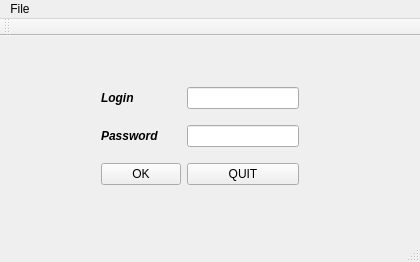
<?xml version="1.0" encoding="UTF-8"?>
<ui version="4.0">
 <class>MainWindow</class>
 <widget class="QMainWindow" name="MainWindow">
  <property name="geometry">
   <rect>
    <x>0</x>
    <y>0</y>
    <width>420</width>
    <height>262</height>
   </rect>
  </property>
  <property name="windowTitle">
   <string>MainWindow</string>
  </property>
  <widget class="QWidget" name="centralWidget">
   <widget class="QWidget" name="">
    <property name="geometry">
     <rect>
      <x>90</x>
      <y>30</y>
      <width>220</width>
      <height>141</height>
     </rect>
    </property>
    <layout class="QGridLayout" name="gridLayout">
     <item row="1" column="1">
      <widget class="QLineEdit" name="lineEdit_pas"/>
     </item>
     <item row="2" column="1">
      <widget class="QPushButton" name="but_quit">
       <property name="text">
        <string>QUIT</string>
       </property>
      </widget>
     </item>
     <item row="0" column="0">
      <widget class="QLabel" name="label_Login">
       <property name="font">
        <font>
         <weight>75</weight>
         <italic>true</italic>
         <bold>true</bold>
        </font>
       </property>
       <property name="text">
        <string>Login</string>
       </property>
      </widget>
     </item>
     <item row="0" column="1">
      <widget class="QLineEdit" name="lineEdit_Login">
       <property name="text">
        <string/>
       </property>
      </widget>
     </item>
     <item row="2" column="0">
      <widget class="QPushButton" name="but_ok">
       <property name="text">
        <string>OK</string>
       </property>
      </widget>
     </item>
     <item row="1" column="0">
      <widget class="QLabel" name="label_Pas">
       <property name="font">
        <font>
         <weight>75</weight>
         <italic>true</italic>
         <bold>true</bold>
        </font>
       </property>
       <property name="text">
        <string>Password</string>
       </property>
      </widget>
     </item>
    </layout>
   </widget>
  </widget>
  <widget class="QMenuBar" name="menuBar">
   <property name="geometry">
    <rect>
     <x>0</x>
     <y>0</y>
     <width>420</width>
     <height>22</height>
    </rect>
   </property>
   <widget class="QMenu" name="menuFile">
    <property name="title">
     <string>File</string>
    </property>
    <addaction name="actionClose"/>
    <addaction name="actionClose_2"/>
   </widget>
   <addaction name="menuFile"/>
  </widget>
  <widget class="QToolBar" name="mainToolBar">
   <attribute name="toolBarArea">
    <enum>TopToolBarArea</enum>
   </attribute>
   <attribute name="toolBarBreak">
    <bool>false</bool>
   </attribute>
  </widget>
  <widget class="QStatusBar" name="statusBar"/>
  <action name="actionClose">
   <property name="text">
    <string>Help</string>
   </property>
  </action>
  <action name="actionClose_2">
   <property name="text">
    <string>Close</string>
   </property>
  </action>
 </widget>
 <layoutdefault spacing="6" margin="11"/>
 <resources/>
 <connections/>
</ui>
